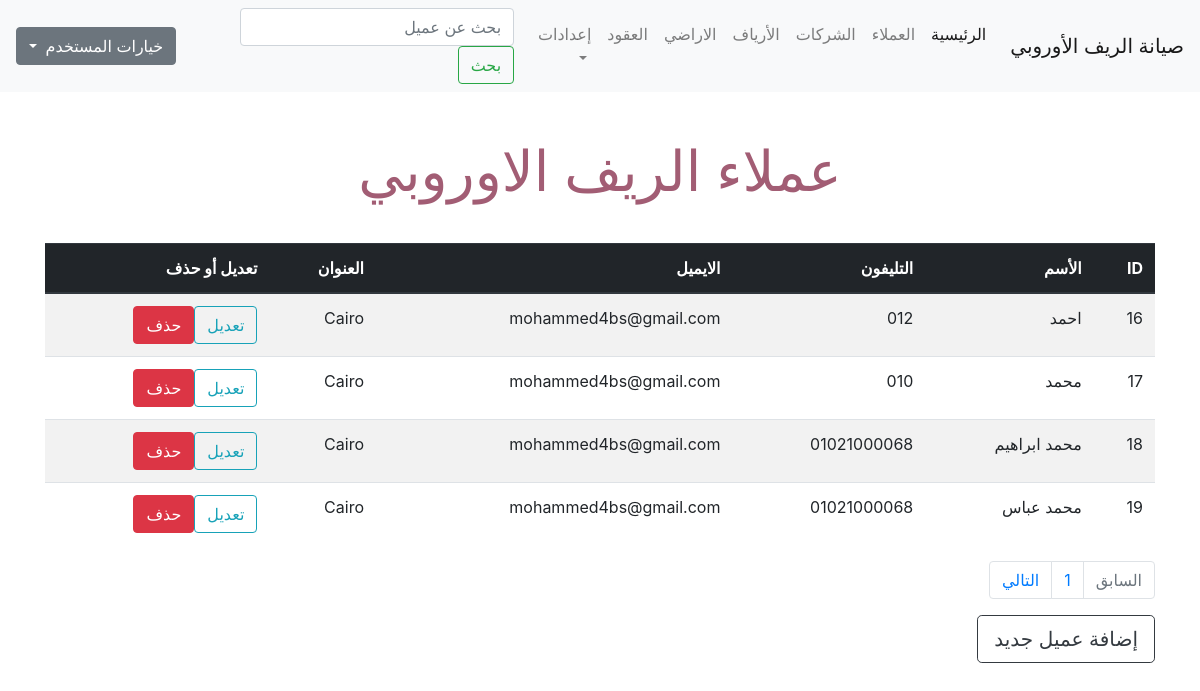
/clients.php (signed in), run on an earlier commit of the app's database.
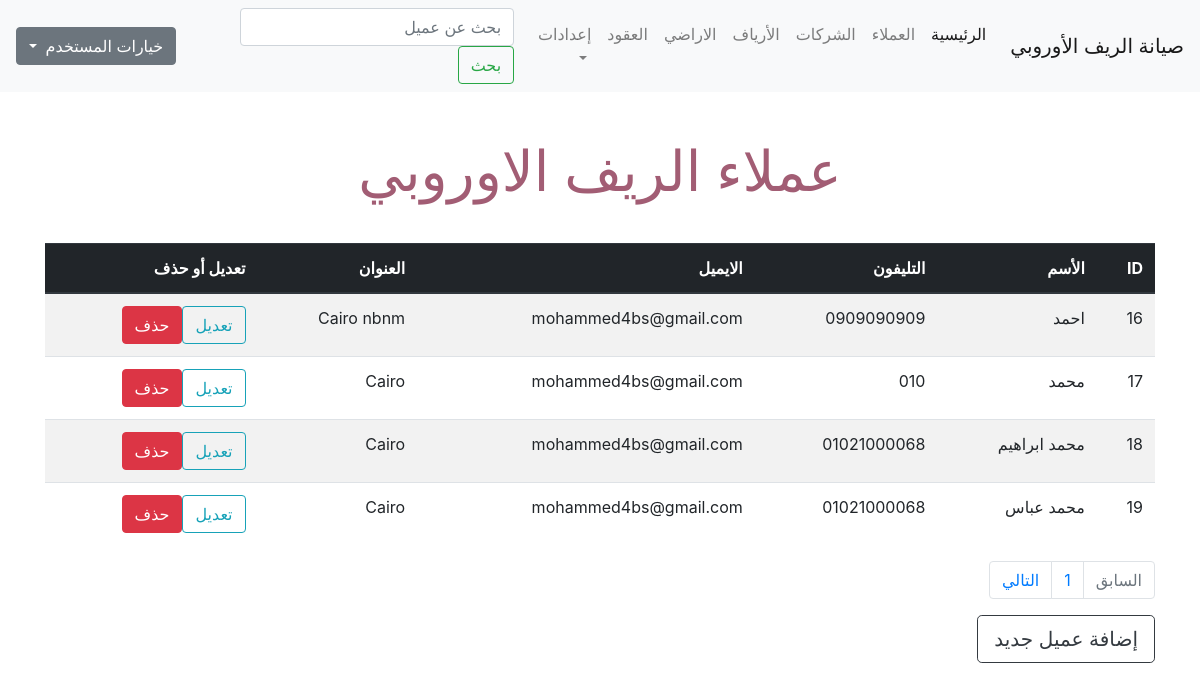
And on a later commit of the database.
### tables this page shows
CREATE TABLE `clients` (
  `client_id` int(11) NOT NULL,
  `client_name` varchar(200) NOT NULL,
  `phone` varchar(20) NOT NULL,
  `email` varchar(200) NOT NULL,
  `address` varchar(255) NOT NULL
);

### clients.php (the view, shortened to what this page needs)
<?php
if (isset($_SESSION['username'])) {
    include 'init.php';
    echo '<div class="container">';
    if (isset($_GET['action'])) {
        $action = $_GET['action'];
    } else {
        $action = "Manage";
    }
        if ($action == 'Manage') {
        $limit = 4;
        $stmt = $db->prepare("SELECT * FROM clients");
        $stmt->execute();
        $total_result = $stmt->rowCount();
        $total_pages = ceil($total_result/$limit);
        if(!isset($_GET['page'])) {
            $page = 1;
        } else {
            $page = $_GET['page'];
        }
        $starting_limit = ($page-1)*$limit;
        $show = "SELECT * FROM clients ORDER BY client_id ASC LIMIT $starting_limit, $limit";
        $rows = $db->prepare($show);
        $rows->execute();
        echo '<h1 class="page-title text-center"> عملاء الريف الاوروبي </h1>';
        ?>
        <table class="table table-striped table-hover ">
            <thead class="thead-dark">
                <tr>
                    <th>
                        ID
                    </th>
                    <th>
                        الأسم
                    </th>
                    <th>
                        التليفون
                    </th>
                    <th>
                        الايميل
                    </th>
                    <th>
                        العنوان
                    </th>
                    <th>
                        تعديل أو حذف
                    </th>
                </tr>
            </thead>
            <tbody>
                <?php
                    foreach($rows as $row) {
                        echo '<tr>';
                            echo '<td>' . $row['client_id'] .  '</td><td>' . $row['client_name'] . '</td><td>' . $row['phone'] . '</td><td>' . $row['email'] . '</td><td>' . $row['address'] . '</td>
                            <td><a href="?action=Edit&id=' . $row['client_id'] . '" class="btn btn-outline-info">تعديل</a><a href="?action=Delete&id=' . $row['client_id'] . '" class="btn btn-danger confirm"> حذف</a></td>';
                        echo '</tr>';
                    }
                ?>
            </tbody>
        </table>
        <nav aria-label="Page navigation example">
            <ul class="pagination">
            <?php $past_page = $_GET['page'] - 1;
                if ($past_page < 1) {
                    $past_page = 1;
                    $past_page_status = 'disabled';
                }
            ?>
                <li class="page-item <?php echo $past_page_status; ?>">
                    <a href='<?php echo "?page=$past_page"; ?>' class="page-link">السابق
                    </a>
                </li>
                <?php
                for ($page=1; $page <= $total_pages ; $page++):?>
                <li class="page-item">
                    <a href='<?php echo "?page=$page"; ?>' class="page-link <?php if ($_GET['page'] == $page) { echo 'current';} ?>"><?php  echo $page; ?>
                    </a>
                </li>
            <?php endfor; ?>
            <?php $next_page = $_GET['page'] + 1;
            ?>
                <li class="page-item  <?php echo $next_page_status; ?>">
                    <a href='<?php echo "?page=$next_page"; ?>' class="page-link">التالي
                    </a>
                </li>
            </ul>
        </nav>
        <a href="?action=Add" class="btn btn-outline-dark btn-lg">إضافة عميل جديد</a>
        <?php
        include $tbl . 'footer.php';
        }
} else {
    header('Location: index.php');
    exit();
}?>

What changed in the data, as far as the page shows it:
changed clients "احمد": phone "012" → "0909090909"; address "Cairo" → "Cairo nbnm"
